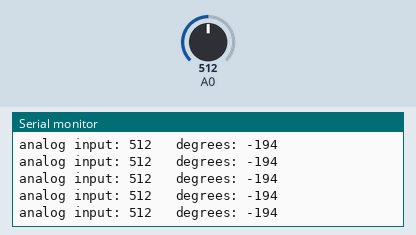
Bench run of a sketch on a simulated Arduino Uno, built with avr-gcc and run on an emulated ATmega328P. Parts: the last lines printed to the serial monitor. Inputs (shaded band) come from the test bench; at power-on: A0 = 512.

Above: at 1.2 s.
1.3 s: A0 set to 716
At 1.31 s:
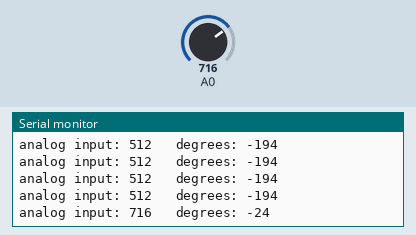
2.8 s: A0 set to 900
At 2.82 s:
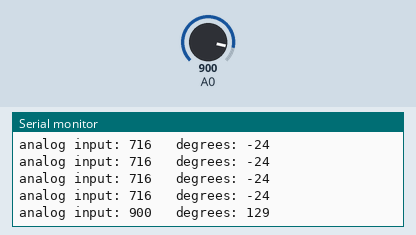
Timing chart, 0 to 5.8 s (numbered marks = the images above; inputs shaded):
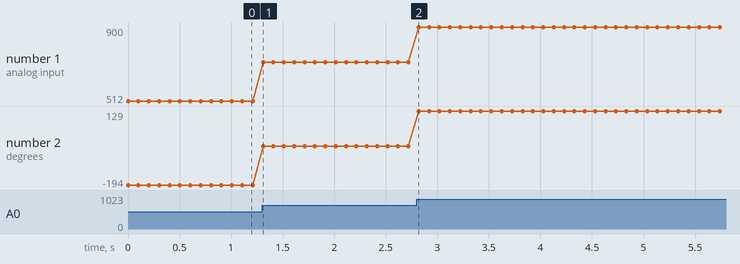

The sketch:

FLEX-SENSOR.ino
```cpp
    // Flex sensor test program
// Mike Grusin, SFE, 2011
// This program is free, use it however you wish!

// HARDWARE:
// Make the following connections between the Arduino and the flex sensor
// Note that the flex sensor pins are interchangeable

// Sensor pin - GND
// Sensor pin - Analog In 0, with 10K resistor to +5V

// INSTRUCTIONS:
// Upload this sketch to your Arduino, then activate the Serial Monitor
// (set the Serial Monitor to 9600 baud)

void setup()
{
  // initialize serial communications
  Serial.begin(9600);
}

void loop()
{
  int sensor, degrees;

  // read the voltage from the voltage divider (sensor plus resistor)
  sensor = analogRead(A0);

  // convert the voltage reading to inches
  // the first two numbers are the sensor values for straight (768) and bent (853)
  // the second two numbers are the degree readings we'll map that to (0 to 90 degrees)
  degrees = map(sensor, 745, 853, 0, 90);
  // note that the above numbers are ideal, your sensor's values will vary
  // to improve the accuracy, run the program, note your sensor's analog values
  // when it's straight and bent, and insert those values into the above function.

  // print out the result
  Serial.print("analog input: ");
  Serial.print(sensor,DEC);
  Serial.print("   degrees: ");
  Serial.println(degrees,DEC);

  // pause before taking the next reading
  delay(100);
}
```

Measured:
- after the input at 1.3 s, the serial monitor: prints a new line at once (image 1)
- after the input at 2.8 s, the serial monitor: prints a new line at once (image 2)
- plotted number 1: 512 → 716 after the input at 1.3 s, 716 → 900 after the input at 2.8 s
- plotted number 2: -194 → -24 after the input at 1.3 s, -24 → 129 after the input at 2.8 s
